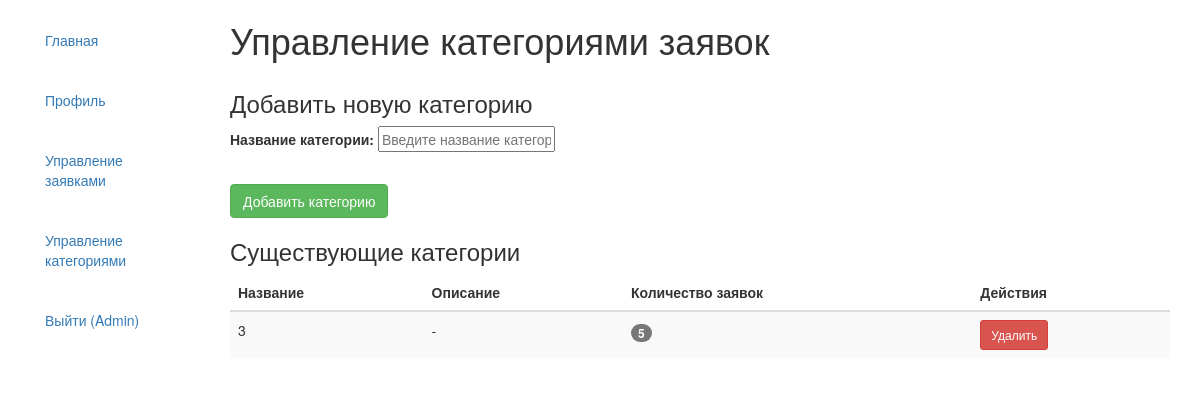
The page /management/categories/ (signed in) on the database its author committed.
### main/models.py (models this page shows, shortened)
class Category(models.Model):
    name = models.CharField(
        max_length=100,
        verbose_name='Название категории',
        unique=True
    )
    description = models.TextField(
        verbose_name='Описание категории',
        blank=True
    )
    class Meta:
            verbose_name = 'Категория'
            verbose_name_plural = 'Категории'
            ordering = ['name']

### main/views.py (the view)
# urls.py: path('management/categories/', views.manage_categories, name='manage_categories'),
@admin_required
def manage_categories(request):
    categories = Category.objects.all().order_by('name')
    if request.method == 'POST':
        form = CategoryForm(request.POST)
        if form.is_valid():
            form.save()
            return redirect('main:manage_categories')
    else:
        form = CategoryForm()
    return render(request, 'main/manage_categories.html', {
        'categories': categories,
        'form': form
    })

### main/forms.py
class CategoryForm(forms.ModelForm):
    class Meta:
        model = Category
        fields = ['name']
        widgets = {
            'name': forms.TextInput(attrs={
                'placeholder': 'Введите название категории'
            }),
        }
        labels = {
            'name': 'Название категории',
        }

### main/views.py (called while the page is built)
def admin_required(function=None):
    actual_decorator = user_passes_test(
        lambda u: u.is_superuser,
        login_url='/'
    )
    if function:
        return actual_decorator(function)
    return actual_decorator

### main/templates/main/manage_categories.html (shortened to what this page needs)
{% extends "base_generic.html" %}
{% block content %}
<div class="container-fluid">
    <div class="row">
        <div class="col-md-8">
            <h1>Управление категориями заявок</h1>
        </div>
    </div>
    <div class="card mb-4">
        <div class="card-header">
            <h3 class="mb-0">Добавить новую категорию</h3>
        </div>
        <div class="card-body">
            <form method="post">
                <div class="row">
                    <div class="col-md-6">
                        <div class="form-group">
                            {{ form.name.label_tag }}
                            {{ form.name }}
                        </div>
                    </div>
                </div>
                <div class="row">
                    <div class="col-md-8">
                    </div>
                </div>
                <button type="submit" class="btn btn-success">Добавить категорию</button>
            </form>
        </div>
    </div>
    <div class="card">
        <div class="card-header">
            <h3 class="mb-0">Существующие категории</h3>
        </div>
        <div class="card-body">
            {% if categories %}
                <div class="table-responsive">
                    <table class="table table-striped">
                        <thead>
                            <tr>
                                <th>Название</th>
                                <th>Описание</th>
                                <th>Количество заявок</th>
                                <th>Действия</th>
                            </tr>
                        </thead>
                        <tbody>
                            {% for category in categories %}
                            <tr>
                                <td>{{ category.name }}</td>
                                <td>{{ category.description|default:"-" }}</td>
                                <td>
                                    <span class="badge badge-primary">
                                        {{ category.application_set.count }}
                                    </span>
                                </td>
                                <td>
                                    <form method="post" action="{% url 'main:delete_category' category.id %}"
                                        onsubmit="return confirm('Вы уверены, что хотите удалить категорию \'{{ category.name }}\'?{% if category.application_set.count > 0 %}\n\nБудет также удалено заявок: {{ category.application_set.count }}{% endif %}\n\nЭто действие нельзя отменить!')">
                                        <button type="submit" class="btn btn-danger btn-sm">
                                            Удалить
                                        </button>
                                    </form>
                                </td>
                            </tr>
                            {% endfor %}
                        </tbody>
                    </table>
                </div>
            {% else %}
                <div class="alert alert-info">
                    Категории еще не добавлены.
                </div>
            {% endif %}
        </div>
    </div>
</div>
{% endblock %}

### main/templates/base_generic.html (shortened to what this page needs)
<!Doctype html>
<html lang="ru">
  <head>
    <link
      rel="stylesheet"
      href="https://maxcdn.bootstrapcdn.com/bootstrap/3.3.7/css/bootstrap.min.css" />
    {% load static %}
    <link rel="stylesheet" href="{% static 'main/css/styles.css' %}" />
  </head>
  <body>
    <div class="container-fluid">
      <div class="row">
        <div class="col-sm-2">
          {% block sidebar %}
          <div class="collapse navbar-collapse" id="navbar-collapse">
            <ul class="nav nav-bar">
              <li><a href="{% url 'main:home' %}">Главная</a></li>
            </ul>
            {% if user.is_authenticated %}
            <ul class="nav nav-bar">
              <li><a href="{% url 'main:profile' %}">Профиль</a></li>
            </ul>
            {% if user.is_superuser %}
            <ul class="nav nav-bar">
              <li><a href="{% url 'main:admin_applications' %}">Управление заявками</a></li>
            </ul>
            <ul class="nav nav-bar">
              <li><a href="{% url 'main:manage_categories' %}">Управление категориями</a></li>
            </ul>
            {% endif %}
            <ul class="nav nav-bar">
               <li><a href="{% url 'users:logout' %}">Выйти ({{ user.username }})</a></li>
            </ul>
            {% endif %}
            </div>
          {% endblock %}
        </div>
        <div class="col-sm-10">
          {% block content %}
          {% endblock %}
        </div>
      </div>
    </div>
  </body>
</html>

### main/static/main/css/styles.css (style rules this page uses)
.nav-bar { margin-top: 20px; padding: 0; }

### rows shown on the page
Category: name "3", description "-", application_set.count "5"

### other values the page prints
{{ user.username }} "Admin"
